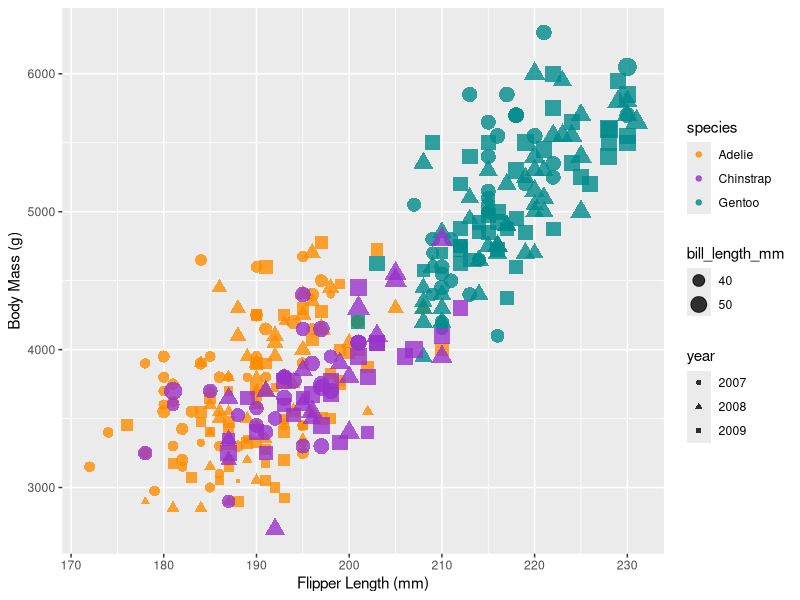

This figure's R source:
## ---- chunk 1
library(tidyverse)


penguins= read.csv('imputed_data.csv')
head(penguins)
## ---- chunk 2

penguins$year <- as.character(penguins$year)

penguins %>% 
  ggplot(aes(x = flipper_length_mm, y = body_mass_g)) +
  geom_point(aes(color = species, shape = year, size=bill_length_mm), alpha=0.8) +
  scale_color_manual(values = c("darkorange","darkorchid","cyan4")) +
  labs(
    x="Flipper Length (mm)",
    y="Body Mass (g)"
  )
